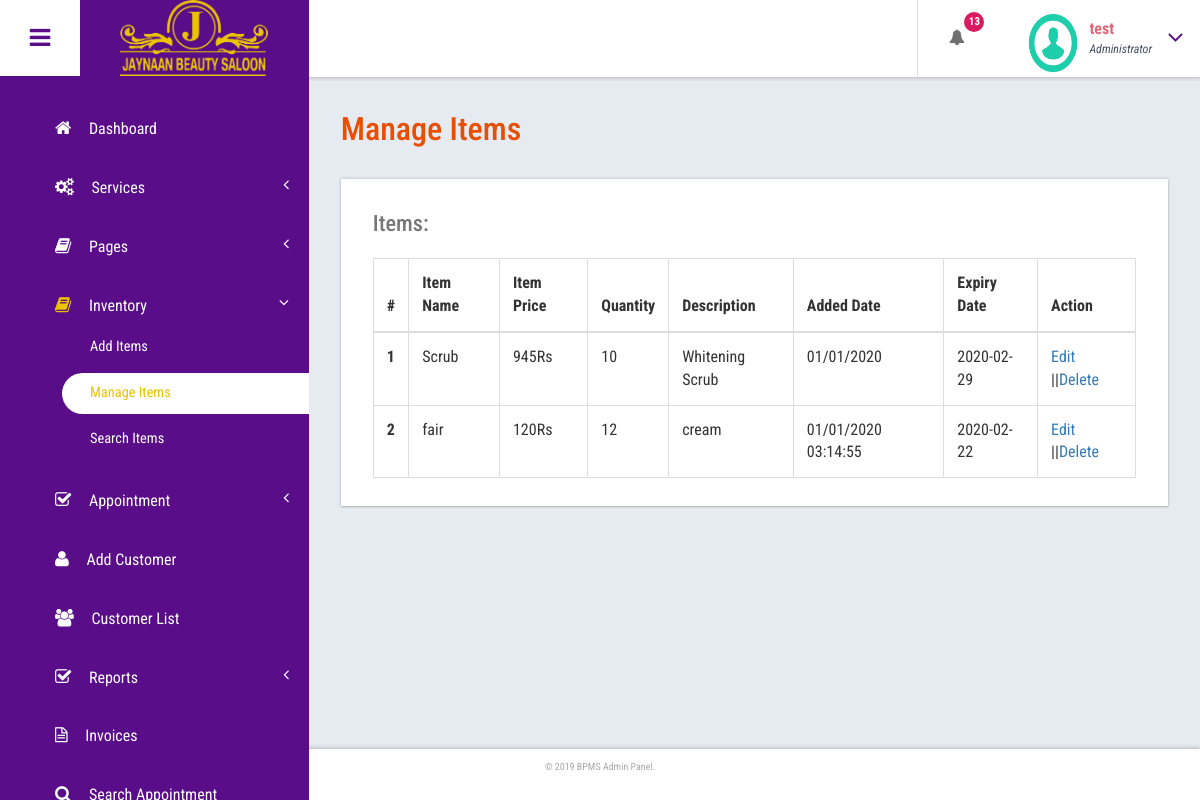
The page /salon.opencapto.io/admin/manage-items.php (signed in) on the database its author committed.
### tables this page shows
CREATE TABLE `items` (
  `id` int(50) NOT NULL,
  `name` varchar(100) NOT NULL,
  `price` varchar(250) NOT NULL,
  `Quantity` varchar(50) NOT NULL,
  `description` varchar(250) NOT NULL,
  `date` varchar(200) NOT NULL,
  `expiryDate` varchar(200) NOT NULL
);

### salon.opencapto.io/admin/manage-items.php (the view, shortened to what this page needs)
<?php
	include('includes/dbconnection.php');
        ?>
      <!DOCTYPE HTML>
<html>
<head>
<link href="css/bootstrap.css" rel='stylesheet' type='text/css' />
<link href="css/style.css" rel='stylesheet' type='text/css' />
<link href="css/font-awesome.css" rel="stylesheet">
<link href="css/animate.css" rel="stylesheet" type="text/css" media="all">
<link href="css/custom.css" rel="stylesheet">
</head>
<body class="cbp-spmenu-push">
	<div class="main-content">
		 <?php include_once('includes/sidebar.php');?>
		 <?php include_once('includes/header.php');?>
		<div id="page-wrapper">
			<div class="main-page">
				<div class="tables">
					<h3 class="title1">Manage Items</h3>
					<div class="table-responsive bs-example widget-shadow">
						<h4>Items:</h4>
						<table class="table table-bordered"> <thead> <tr> <th>#</th> <th>Item Name</th> <th>Item Price</th><th>Quantity</th><th>Description</th><th>Added Date</th> <th>Expiry Date</th><th>Action</th> </tr> </thead> <tbody>
<?php
$ret=mysqli_query($con,"select *from  items");
$cnt=1;
while ($row=mysqli_fetch_array($ret)) {
?>
						 <tr> <th scope="row"><?php echo $cnt;?></th>
                         <td><?php  echo $row['name'];?></td>
                          <td><?php  echo $row['price'];?></td>
						  <td><?php  echo $row['Quantity'];?></td>
                          <td><?php  echo $row['description'];?></td>
                          <td><?php  echo $row['date'];?></td>
                          <td><?php  echo $row['expiryDate'];?></td>
                          <td><a href="edit-items.php?id=<?php echo $row['id'];?>">Edit</a> ||<a href="delete-item.php?id=<?php echo $row['id'];?>">Delete</a> </td>
                          </tr>
                           <?php
$cnt=$cnt+1;
}?></tbody> </table>
					</div>
				</div>
			</div>
		</div>
		 <?php include_once('includes/footer.php');?>
	</div>
</body>
</html>

### salon.opencapto.io/admin/includes/header.php (shortened to what this page needs)
<div class="sticky-header header-section ">
      <div class="header-left">
        <button id="showLeftPush"><i class="fa fa-bars"></i></button>
        <div class="logo">
          <a href="index.html">
         <img src="../images/Logo.png" alt="">
          </a>
        </div>
      </div>
      <div class="header-right">
        <div class="profile_details_left">
          <ul class="nofitications-dropdown">
            <?php
$ret1=mysqli_query($con,"select ID,Name from  tblappointment where Status=0");
$num=mysqli_num_rows($ret1);
?>
            <li class="dropdown head-dpdn">
              <a href="#" class="dropdown-toggle" data-toggle="dropdown" aria-expanded="false"><i class="fa fa-bell"></i><span class="badge blue"><?php echo $num;?></span></a>
            </li>
          </ul>
          <div class="clearfix"> </div>
        </div>
        <div class="profile_details">
        <?php
$adid=$_SESSION['bpmsaid'];
$ret=mysqli_query($con,"select AdminName from tbladmin where ID='$adid'");
$row=mysqli_fetch_array($ret);
$name=$row['AdminName'];
?>
          <ul>
            <li class="dropdown profile_details_drop">
              <a href="#" class="dropdown-toggle" data-toggle="dropdown" aria-expanded="false">
                <div class="profile_img">
                  <span class="prfil-img"><img src="images/download (1).png" alt="" width="50" height="60"> </span>
                  <div class="user-name">
                    <p><?php echo $name; ?></p>
                    <span>Administrator</span>
                  </div>
                  <i class="fa fa-angle-down lnr"></i>
                  <div class="clearfix"></div>
                </div>
              </a>
            </li>
          </ul>
        </div>
      </div>
      <div class="clearfix"> </div>
    </div>

### salon.opencapto.io/admin/css/custom.css (style rules this page uses)
#page-wrapper { padding:7em 2em 2.5em; background-color: #E6EBF1; }

### rows shown on the page
items: name "Scrub", price "945Rs", Quantity "10", description "Whitening Scrub", date "01/01/2020", expiryDate "2020-02-29"
items: name "fair", price "120Rs", Quantity "12", description "cream", date "01/01/2020 03:14:55", expiryDate "2020-02-22"

### other values the page prints
$num "13"
$name "test"
